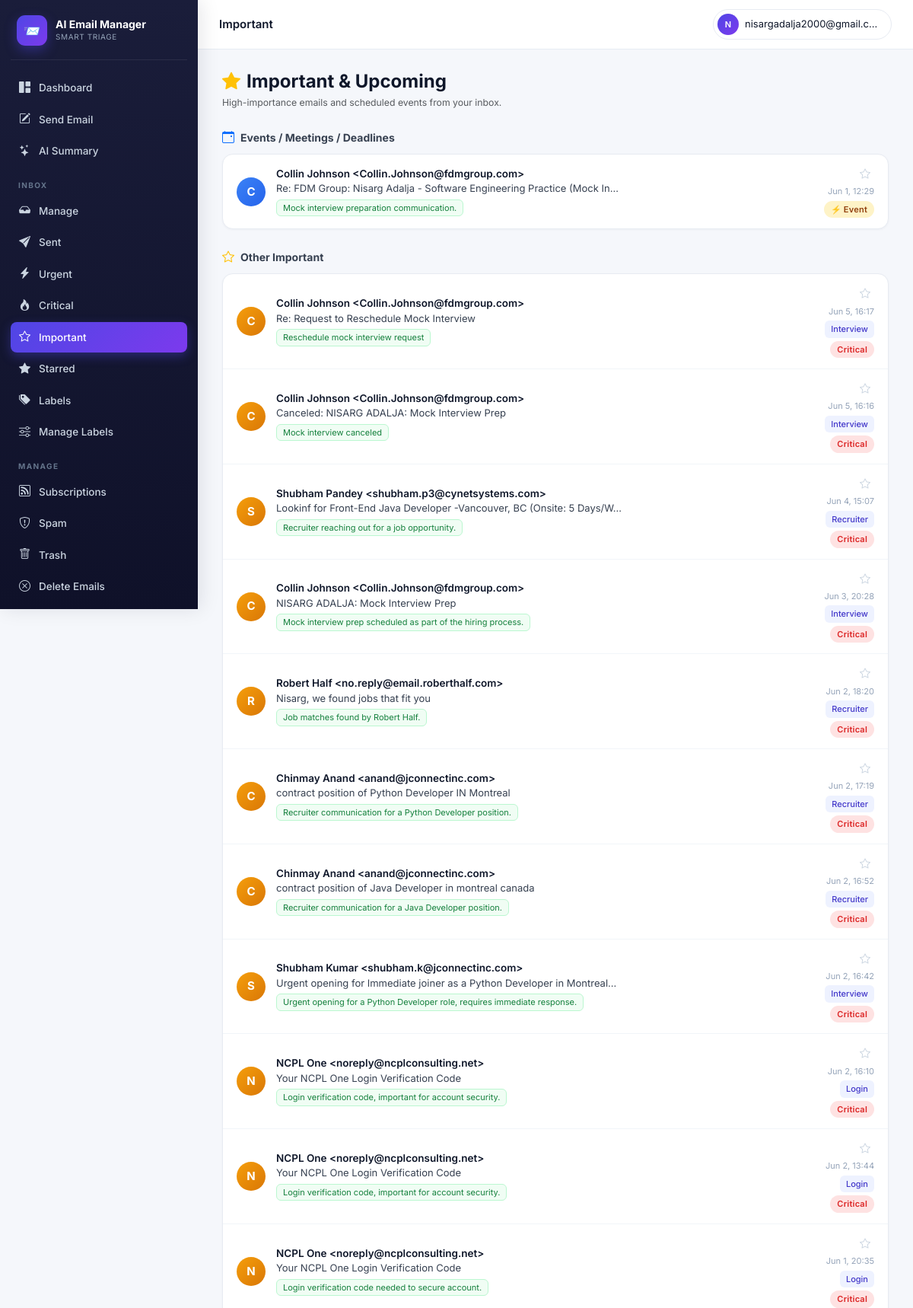
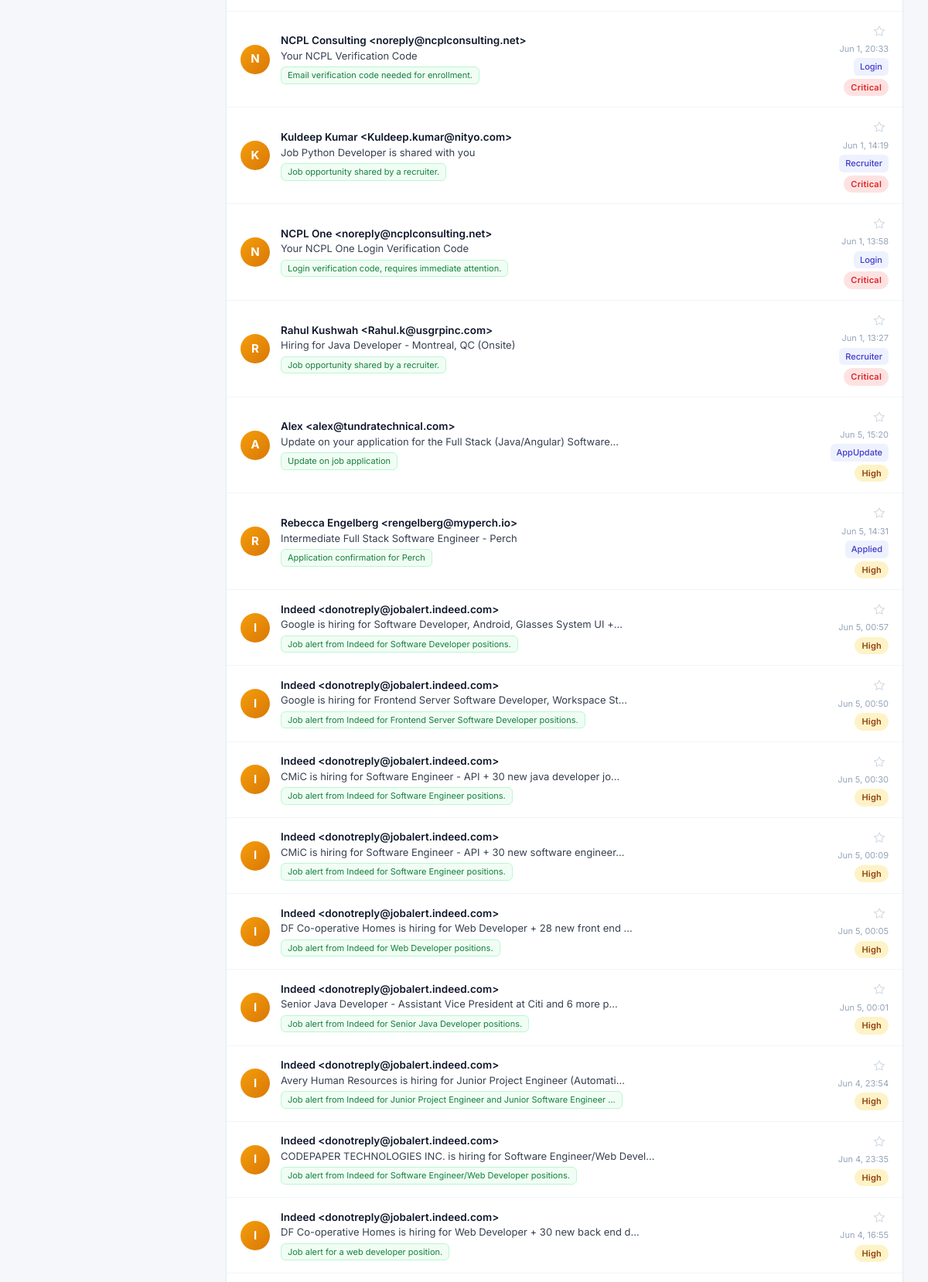
Screenshot of /accounts/important/ (signed in, upper part) with the database file from the repository (2 pictures, top to bottom).
### accounts/models.py (models this page shows, shortened)
class ClassifiedEmail(models.Model):
    user            = models.ForeignKey(User, on_delete=models.CASCADE, related_name="classified_emails")
    gmail_id        = models.CharField(max_length=64)
    thread_id       = models.CharField(max_length=64, blank=True)
    subject         = models.CharField(max_length=500, blank=True)
    sender          = models.CharField(max_length=300, blank=True)
    sender_email    = models.CharField(max_length=200, blank=True)
    snippet         = models.TextField(blank=True)
    received_at     = models.DateTimeField(null=True, blank=True)
    category        = models.ForeignKey(EmailCategory, on_delete=models.SET_NULL, null=True, blank=True)
    custom_category = models.ForeignKey(UserCustomCategory, on_delete=models.SET_NULL, null=True, blank=True)
    importance      = models.IntegerField(default=3)
    is_urgent       = models.BooleanField(default=False)
    is_event        = models.BooleanField(default=False)
    event_when      = models.CharField(max_length=120, blank=True)
    reason          = models.TextField(blank=True)
    action_taken    = models.CharField(max_length=16, default="kept")
    unsubscribe_url = models.URLField(max_length=1000, blank=True)
    classified_at   = models.DateTimeField(auto_now_add=True)
    class Meta:
        unique_together = [("user", "gmail_id")]
        indexes = [models.Index(fields=["user", "-received_at"])]

class EmailCategory(models.Model):
    slug         = models.SlugField(max_length=64, unique=True)
    name         = models.CharField(max_length=120)
    short_label  = models.CharField(max_length=32)
    group        = models.CharField(max_length=64)
    description  = models.TextField(blank=True)
    default_tier = models.CharField(max_length=16, choices=TIER_CHOICES, default="normal")

### accounts/views.py (the view)
# urls.py: path("important/",        views.important_view,  name="important"),
@login_required
def important_view(request):
    base = (ClassifiedEmail.objects.filter(user=request.user, importance__gte=4)
            .select_related("category"))
    events = base.filter(is_event=True).order_by("-importance", "-received_at")[:50]
    others = base.filter(is_event=False).order_by("-importance", "-received_at")[:50]
    return render(request, "important.html", {"events": events, "others": others})

### accounts/context_processors.py (called while the page is built)
def active_job(request):
    if not request.user.is_authenticated:
        return {}
    job = (ClassificationJob.objects
           .filter(user=request.user, status__in=["pending", "running"])
           .order_by("-id").first())
    return {"global_active_job": job}

### templates/important.html (shortened to what this page needs)
{% extends "base.html" %}{% block title %}Important{% endblock %}
{% block topbar_title %}Important{% endblock %}
{% block body %}
<div class="mb-4">
  <h4 class="mb-1 fw-bold" style="color:#0f172a"><i class="bi bi-star-fill text-warning me-2"></i>Important & Upcoming</h4>
  <p class="text-muted small mb-0">High-importance emails and scheduled events from your inbox.</p>
</div>
{% if events %}
<div class="mb-4">
  <div class="imp-section-title"><i class="bi bi-calendar-event text-primary"></i> Events / Meetings / Deadlines</div>
  <div class="card-modern p-0">
    <ul class="elist">
      {% for e in events %}
        <li class="elist-item" onclick="window.location='{% url 'email_detail' e.gmail_id %}?back=important'">
          <div class="elist-avatar" style="background:linear-gradient(135deg,#3b82f6,#2563eb)">{{ e.sender|slice:":1"|upper }}</div>
          <div class="elist-body">
            <div class="elist-sender">{{ e.sender|truncatechars:45 }}</div>
            <div class="elist-subject">{{ e.subject|truncatechars:70 }}</div>
            {% if e.reason %}<span class="reason-chip">{{ e.reason|truncatechars:80 }}</span>{% endif %}
          </div>
          <div class="elist-meta">
            <button class="star-btn" data-mid="{{ e.gmail_id }}" data-starred="0" onclick="toggleStar(event,this)" title="Star this email"><i class="bi bi-star"></i></button>
            <span class="elist-time local-ts" data-ts="{{ e.received_at|date:'c' }}">{{ e.received_at|date:"M d, H:i" }}</span>
            <span class="badge-tier tier-important">⚡ Event</span>
          </div>
        </li>
      {% empty %}
        <li class="elist-empty" style="padding:28px"><i class="bi bi-calendar"></i><strong>No upcoming events</strong></li>
      {% endfor %}
    </ul>
  </div>
</div>
{% endif %}
<div>
  <div class="imp-section-title"><i class="bi bi-star text-warning"></i> Other Important</div>
  <div class="card-modern p-0">
    <ul class="elist">
      {% for e in others %}
        <li class="elist-item" onclick="window.location='{% url 'email_detail' e.gmail_id %}?back=important'">
          <div class="elist-avatar" style="background:linear-gradient(135deg,#f59e0b,#d97706)">{{ e.sender|slice:":1"|upper }}</div>
          <div class="elist-body">
            <div class="elist-sender">{{ e.sender|truncatechars:45 }}</div>
            <div class="elist-subject">{{ e.subject|truncatechars:70 }}</div>
            {% if e.reason %}<span class="reason-chip">{{ e.reason|truncatechars:80 }}</span>{% endif %}
          </div>
          <div class="elist-meta">
            <button class="star-btn" data-mid="{{ e.gmail_id }}" data-starred="0" onclick="toggleStar(event,this)" title="Star this email"><i class="bi bi-star"></i></button>
            <span class="elist-time local-ts" data-ts="{{ e.received_at|date:'c' }}">{{ e.received_at|date:"M d, H:i" }}</span>
            {% if e.category %}<span class="badge-cat">{{ e.category.short_label }}</span>{% endif %}
            {% if e.importance >= 5 %}<span class="badge-tier tier-critical">Critical</span>
            {% else %}<span class="badge-tier tier-important">High</span>{% endif %}
          </div>
        </li>
      {% empty %}
        <li class="elist-empty">
          <i class="bi bi-star"></i>
          <strong>No important emails yet</strong>
          <p class="small mt-1 mb-0">Run AI classification to surface high-importance emails.</p>
        </li>
      {% endfor %}
    </ul>
  </div>
</div>
{% endblock %}

### templates/base.html (shortened to what this page needs)
{% load static %}
<!doctype html>
<html lang="en">
<head>
<link href="https://cdn.jsdelivr.net/npm/bootstrap@5.3.3/dist/css/bootstrap.min.css" rel="stylesheet">
<link href="https://cdn.jsdelivr.net/npm/bootstrap-icons@1.11.3/font/bootstrap-icons.css" rel="stylesheet">
</head>
<body>
<div class="app-shell">
  <aside class="sidebar" id="sidebar">
    <div class="brand">
      <div class="brand-logo">📨</div>
      <div>
        <div class="brand-name">AI Email Manager</div>
        <div class="brand-sub">Smart triage</div>
      </div>
    </div>
    <nav>
      <a class="side-link {% if request.resolver_match.url_name == 'dashboard' %}active{% endif %}" href="{% url 'dashboard' %}">
        <i class="bi bi-grid-1x2-fill"></i> Dashboard
      </a>
      <button class="side-link" style="background:none;border:none;width:100%;cursor:pointer;text-align:left"
              onclick="openComposeModal()">
        <i class="bi bi-pencil-square"></i> Send Email
      </button>
      <a class="side-link {% if request.resolver_match.url_name == 'email_summary' %}active{% endif %}" href="{% url 'email_summary' %}">
        <i class="bi bi-stars"></i> AI Summary
      </a>
      <div class="side-section">Inbox</div>
      <a class="side-link {% if request.resolver_match.url_name == 'manage_emails' %}active{% endif %}" href="{% url 'manage_emails' %}">
        <i class="bi bi-inbox-fill"></i> Manage
      </a>
      <a class="side-link {% if request.resolver_match.url_name == 'sent' %}active{% endif %}" href="{% url 'sent' %}">
        <i class="bi bi-send-fill"></i> Sent
      </a>
      <a class="side-link {% if request.resolver_match.url_name == 'action_needed' %}active{% endif %}" href="{% url 'action_needed' %}">
        <i class="bi bi-lightning-charge-fill"></i> Urgent
      </a>
      <a class="side-link {% if request.resolver_match.url_name == 'urgent' %}active{% endif %}" href="{% url 'urgent' %}">
        <i class="bi bi-fire"></i> Critical
      </a>
      <a class="side-link {% if request.resolver_match.url_name == 'important' %}active{% endif %}" href="{% url 'important' %}">
        <i class="bi bi-star"></i> Important
      </a>
      <a class="side-link {% if request.resolver_match.url_name == 'starred' %}active{% endif %}" href="{% url 'starred' %}">
        <i class="bi bi-star-fill"></i> Starred
      </a>
      <a class="side-link {% if request.resolver_match.url_name == 'labels' %}active{% endif %}" href="{% url 'labels' %}">
        <i class="bi bi-tags-fill"></i> Labels
      </a>
      <a class="side-link {% if request.resolver_match.url_name == 'manage_labels' %}active{% endif %}" href="{% url 'manage_labels' %}">
        <i class="bi bi-sliders"></i> Manage Labels
      </a>
      <div class="side-section">Manage</div>
      <a class="side-link {% if request.resolver_match.url_name == 'subscriptions' %}active{% endif %}" href="{% url 'subscriptions' %}">
        <i class="bi bi-rss"></i> Subscriptions
      </a>
      <a class="side-link {% if request.resolver_match.url_name == 'spam' %}active{% endif %}" href="{% url 'spam' %}">
        <i class="bi bi-shield-exclamation"></i> Spam
      </a>
      <a class="side-link {% if request.resolver_match.url_name == 'trash' %}active{% endif %}" href="{% url 'trash' %}">
        <i class="bi bi-trash"></i> Trash
      </a>
      <a class="side-link {% if request.resolver_match.url_name == 'delete_emails' %}active{% endif %}" href="{% url 'delete_emails' %}">
        <i class="bi bi-x-circle"></i> Delete Emails
      </a>
      <div class="side-section">Settings</div>
    </nav>
  </aside>
  <div class="main-wrap">
    <header class="topbar">
      <div class="topbar-left">
        <div class="topbar-title">{% block topbar_title %}{% endblock %}</div>
      </div>
      <div class="topbar-right">
        <div class="dropdown">
          <button class="user-chip dropdown-toggle" data-bs-toggle="dropdown" aria-expanded="false">
            <span class="user-avatar">{{ user.email|slice:":1"|upper }}</span>
            <span class="d-none d-sm-inline" style="max-width:180px;overflow:hidden;text-overflow:ellipsis;white-space:nowrap">{{ user.email }}</span>
          </button>
        </div>
      </div>
    </header>
    <main class="main">
      {% block body %}{% endblock %}
    </main>
  </div>
</div>
</body>
</html>

### templates/important.html (style rules this page uses)
.imp-section-title { display:flex;align-items:center;gap:8px;font-size:14px;font-weight:700;color:#374151;margin:0 0 10px }
.imp-section-title i { font-size:16px }
.reason-chip { background:#f0fdf4;color:#15803d;border:1px solid #bbf7d0;border-radius:6px;font-size:11px;padding:2px 8px;margin-top:4px;display:inline-block }

### rows the page displays
ClassifiedEmail: sender "C", sender "Collin Johnson <Collin.Johnson@fdmgroup.com>", subject "Re: FDM Group: Nisarg Adalja - Software Engineering Practice (Mock In…", reason "Mock interview preparation communication."
ClassifiedEmail: sender "C", sender "Collin Johnson <Collin.Johnson@fdmgroup.com>", subject "Re: Request to Reschedule Mock Interview", reason "Reschedule mock interview request", category.short_label "Interview", importance "Critical"
ClassifiedEmail: sender "C", sender "Collin Johnson <Collin.Johnson@fdmgroup.com>", subject "Canceled: NISARG ADALJA: Mock Interview Prep", reason "Mock interview canceled", category.short_label "Interview", importance "Critical"
ClassifiedEmail: sender "S", sender "Shubham Pandey <shubham.p3@cynetsystems.com>", subject "Lookinf for Front-End Java Developer -Vancouver, BC (Onsite: 5 Days/W…", reason "Recruiter reaching out for a job opportunity.", category.short_label "Recruiter", importance "Critical"
ClassifiedEmail: sender "C", sender "Collin Johnson <Collin.Johnson@fdmgroup.com>", subject "NISARG ADALJA: Mock Interview Prep", reason "Mock interview prep scheduled as part of the hiring process.", category.short_label "Interview", importance "Critical"
ClassifiedEmail: sender "R", sender "Robert Half <no.reply@email.roberthalf.com>", subject "Nisarg, we found jobs that fit you", reason "Job matches found by Robert Half.", category.short_label "Recruiter", importance "Critical"
ClassifiedEmail: sender "C", sender "Chinmay Anand <anand@jconnectinc.com>", subject "contract position of Python Developer IN Montreal", reason "Recruiter communication for a Python Developer position.", category.short_label "Recruiter", importance "Critical"
ClassifiedEmail: sender "C", sender "Chinmay Anand <anand@jconnectinc.com>", subject "contract position of Java Developer in montreal canada", reason "Recruiter communication for a Java Developer position.", category.short_label "Recruiter", importance "Critical"
ClassifiedEmail: sender "S", sender "Shubham Kumar <shubham.k@jconnectinc.com>", subject "Urgent opening for Immediate joiner as a Python Developer in Montreal…", reason "Urgent opening for a Python Developer role, requires immediate response.", category.short_label "Interview", importance "Critical"
ClassifiedEmail: sender "N", sender "NCPL One <noreply@ncplconsulting.net>", subject "Your NCPL One Login Verification Code", reason "Login verification code, important for account security.", category.short_label "Login", importance "Critical"
ClassifiedEmail: sender "N", sender "NCPL One <noreply@ncplconsulting.net>", subject "Your NCPL One Login Verification Code", reason "Login verification code, important for account security.", category.short_label "Login", importance "Critical"
ClassifiedEmail: sender "N", sender "NCPL One <noreply@ncplconsulting.net>", subject "Your NCPL One Login Verification Code", reason "Login verification code needed to secure account.", category.short_label "Login", importance "Critical"
ClassifiedEmail: sender "N", sender "NCPL Consulting <noreply@ncplconsulting.net>", subject "Your NCPL Verification Code", reason "Email verification code needed for enrollment.", category.short_label "Login", importance "Critical"
ClassifiedEmail: sender "K", sender "Kuldeep Kumar <Kuldeep.kumar@nityo.com>", subject "Job Python Developer is shared with you", reason "Job opportunity shared by a recruiter.", category.short_label "Recruiter", importance "Critical"
ClassifiedEmail: sender "N", sender "NCPL One <noreply@ncplconsulting.net>", subject "Your NCPL One Login Verification Code", reason "Login verification code, requires immediate attention.", category.short_label "Login", importance "Critical"
ClassifiedEmail: sender "R", sender "Rahul Kushwah <Rahul.k@usgrpinc.com>", subject "Hiring for Java Developer - Montreal, QC (Onsite)", reason "Job opportunity shared by a recruiter.", category.short_label "Recruiter", importance "Critical"
ClassifiedEmail: sender "A", sender "Alex <alex@tundratechnical.com>", subject "Update on your application for the Full Stack (Java/Angular) Software…", reason "Update on job application", category.short_label "AppUpdate", importance "High"
ClassifiedEmail: sender "R", sender "Rebecca Engelberg <rengelberg@myperch.io>", subject "Intermediate Full Stack Software Engineer - Perch", reason "Application confirmation for Perch", category.short_label "Applied", importance "High"
ClassifiedEmail: sender "I", sender "Indeed <donotreply@jobalert.indeed.com>", subject "Google is hiring for Software Developer, Android, Glasses System UI +…", reason "Job alert from Indeed for Software Developer positions.", importance "High"
ClassifiedEmail: sender "I", sender "Indeed <donotreply@jobalert.indeed.com>", subject "Google is hiring for Frontend Server Software Developer, Workspace St…", reason "Job alert from Indeed for Frontend Server Software Developer positions.", importance "High"
ClassifiedEmail: sender "I", sender "Indeed <donotreply@jobalert.indeed.com>", subject "CMiC is hiring for Software Engineer - API + 30 new java developer jo…", reason "Job alert from Indeed for Software Engineer positions.", importance "High"
ClassifiedEmail: sender "I", sender "Indeed <donotreply@jobalert.indeed.com>", subject "CMiC is hiring for Software Engineer - API + 30 new software engineer…", reason "Job alert from Indeed for Software Engineer positions.", importance "High"
ClassifiedEmail: sender "I", sender "Indeed <donotreply@jobalert.indeed.com>", subject "DF Co-operative Homes is hiring for Web Developer + 28 new front end …", reason "Job alert from Indeed for Web Developer positions.", importance "High"
ClassifiedEmail: sender "I", sender "Indeed <donotreply@jobalert.indeed.com>", subject "Senior Java Developer - Assistant Vice President at Citi and 6 more p…", reason "Job alert from Indeed for Senior Java Developer positions.", importance "High"
ClassifiedEmail: sender "I", sender "Indeed <donotreply@jobalert.indeed.com>", subject "Avery Human Resources is hiring for Junior Project Engineer (Automati…", reason "Job alert from Indeed for Junior Project Engineer and Junior Software Engineer …", importance "High"
ClassifiedEmail: sender "I", sender "Indeed <donotreply@jobalert.indeed.com>", subject "CODEPAPER TECHNOLOGIES INC. is hiring for Software Engineer/Web Devel…", reason "Job alert from Indeed for Software Engineer/Web Developer positions.", importance "High"
ClassifiedEmail: sender "I", sender "Indeed <donotreply@jobalert.indeed.com>", subject "DF Co-operative Homes is hiring for Web Developer + 30 new back end d…", reason "Job alert for a web developer position.", importance "High"

### other values shown
{{ user.email|slice:":1"|upper }} "N"
{{ user.email }} "nisargadalja2000@gmail.c…"
